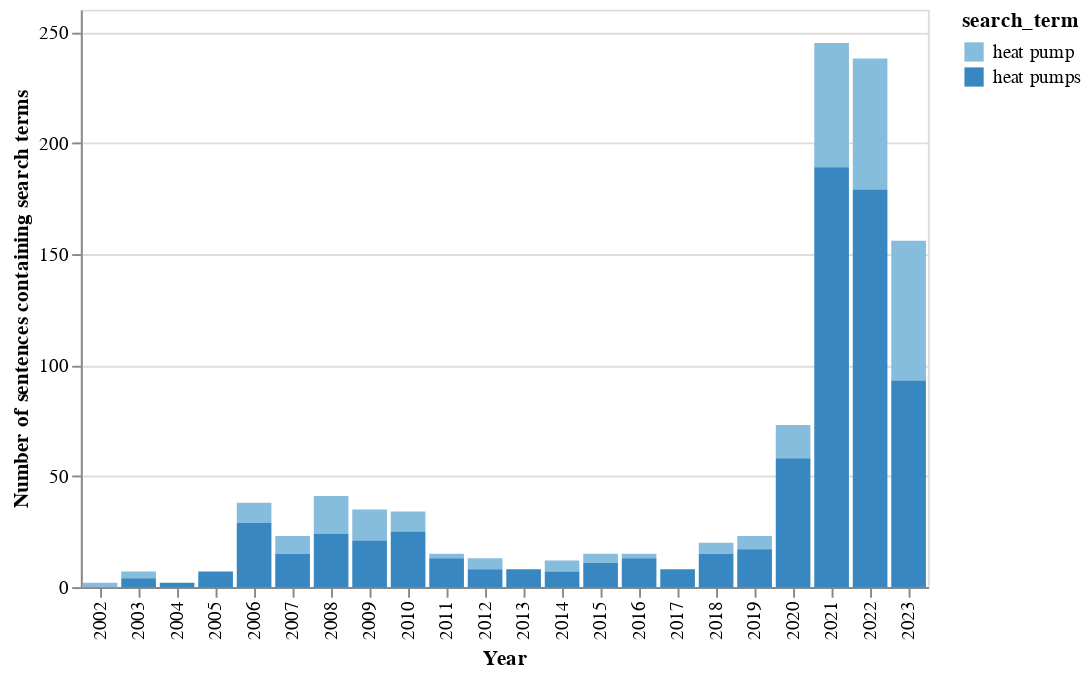

The code cell stored with this chart in its notebook:
### Markdown cell above
You can also plot the number of sentences, and disaggregate the number of sentences per each search term.

(This might take a minute, as the text is processed into sentences using spacy)

### Code cell
pda.plot_mentions(use_documents=False)

### Figure 1 — Vega-Lite specification as saved in the notebook (floating-point values rounded to 4 significant figures)
{"config": {"view": {"continuousWidth": 400, "continuousHeight": 300}}, "data": {"name": "data-718ef2f3b9c19de6f0331295b14c41fa"}, "mark": "bar", "encoding": {"color": {"field": "search_term", "type": "ordinal"}, "tooltip": {"field": "mentions", "type": "quantitative"}, "x": {"field": "year", "title": "Year", "type": "ordinal"}, "y": {"field": "mentions", "title": "Number of sentences containing search terms", "type": "quantitative"}}, "$schema": "https://vega.github.io/schema/vega-lite/v4.17.0.json", "datasets": {"data-718ef2f3b9c19de6f0331295b14c41fa": [{"year": 2002, "search_term": "heat pump", "mentions": 2}, {"year": 2003, "search_term": "heat pump", "mentions": 3}, {"year": 2004, "search_term": "heat pump", "mentions": 0}, {"year": 2005, "search_term": "heat pump", "mentions": 0}, {"year": 2006, "search_term": "heat pump", "mentions": 9}, {"year": 2007, "search_term": "heat pump", "mentions": 8}, {"year": 2008, "search_term": "heat pump", "mentions": 17}, {"year": 2009, "search_term": "heat pump", "mentions": 14}, {"year": 2010, "search_term": "heat pump", "mentions": 9}, {"year": 2011, "search_term": "heat pump", "mentions": 2}, {"year": 2012, "search_term": "heat pump", "mentions": 5}, {"year": 2013, "search_term": "heat pump", "mentions": 0}, {"year": 2014, "search_term": "heat pump", "mentions": 5}, {"year": 2015, "search_term": "heat pump", "mentions": 4}, {"year": 2016, "search_term": "heat pump", "mentions": 2}, {"year": 2017, "search_term": "heat pump", "mentions": 0}, {"year": 2018, "search_term": "heat pump", "mentions": 5}, {"year": 2019, "search_term": "heat pump", "mentions": 6}, {"year": 2020, "search_term": "heat pump", "mentions": 15}, {"year": 2021, "search_term": "heat pump", "mentions": 56}, {"year": 2022, "search_term": "heat pump", "mentions": 59}, {"year": 2023, "search_term": "heat pump", "mentions": 63}, {"year": 2002, "search_term": "heat pumps", "mentions": 0}, {"year": 2003, "search_term": "heat pumps", "mentions": 4}, {"year": 2004, "search_term": "heat pumps", "mentions": 2}, {"year": 2005, "search_term": "heat pumps", "mentions": 7}, {"year": 2006, "search_term": "heat pumps", "mentions": 29}, {"year": 2007, "search_term": "heat pumps", "mentions": 15}, {"year": 2008, "search_term": "heat pumps", "mentions": 24}, {"year": 2009, "search_term": "heat pumps", "mentions": 21}, {"year": 2010, "search_term": "heat pumps", "mentions": 25}, {"year": 2011, "search_term": "heat pumps", "mentions": 13}, {"year": 2012, "search_term": "heat pumps", "mentions": 8}, {"year": 2013, "search_term": "heat pumps", "mentions": 8}, {"year": 2014, "search_term": "heat pumps", "mentions": 7}, {"year": 2015, "search_term": "heat pumps", "mentions": 11}, {"year": 2016, "search_term": "heat pumps", "mentions": 13}, {"year": 2017, "search_term": "heat pumps", "mentions": 8}, {"year": 2018, "search_term": "heat pumps", "mentions": 15}, {"year": 2019, "search_term": "heat pumps", "mentions": 17}, {"year": 2020, "search_term": "heat pumps", "mentions": 58}, {"year": 2021, "search_term": "heat pumps", "mentions": 189}, {"year": 2022, "search_term": "heat pumps", "mentions": 179}, {"year": 2023, "search_term": "heat pumps", "mentions": 93}]}}
